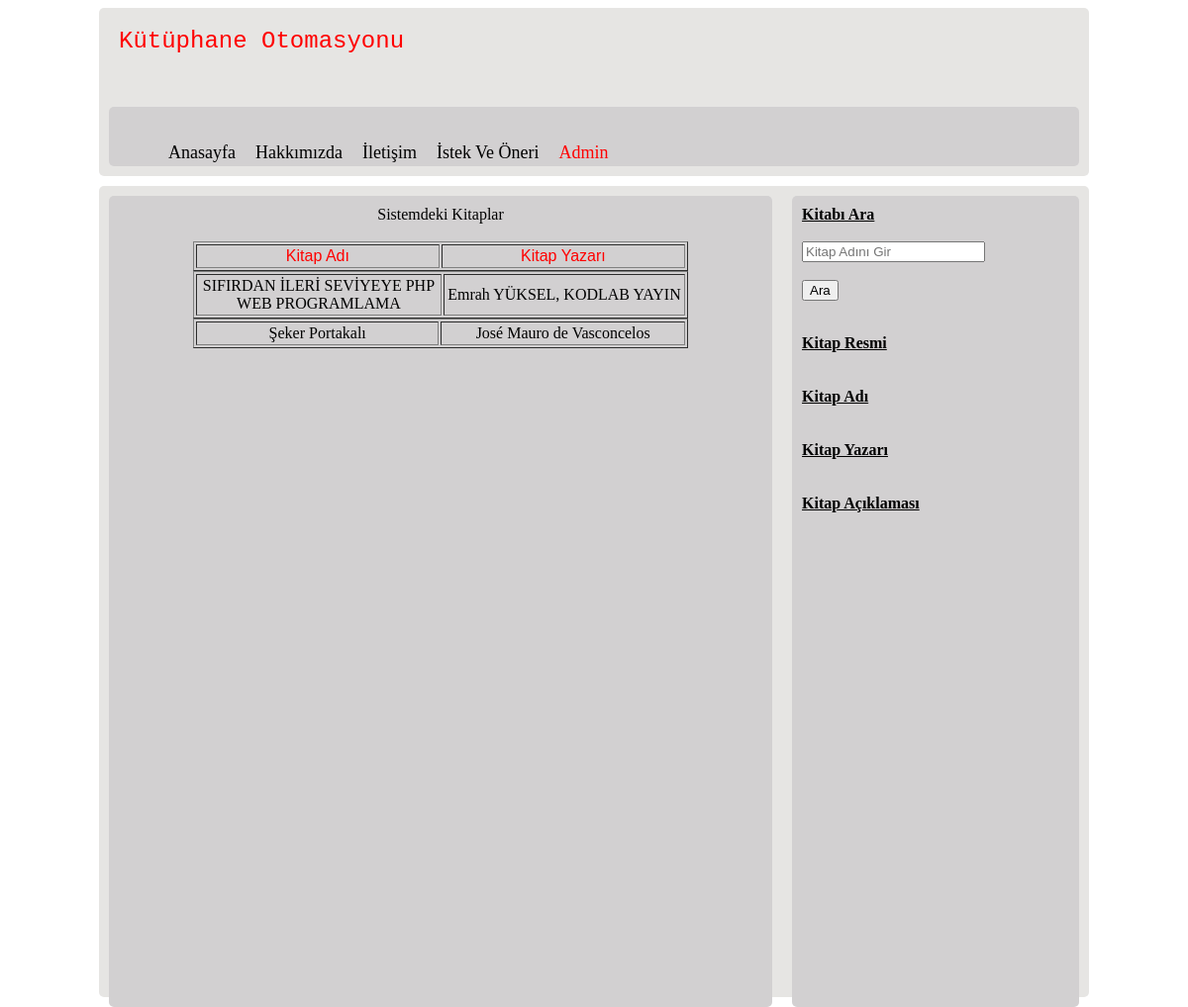
The page / on the database its author committed.
### tables this page shows
CREATE TABLE IF NOT EXISTS `kitap` (
  `kitap_id` int(10) UNSIGNED NOT NULL AUTO_INCREMENT,
  `kitap_adi` varchar(255) NOT NULL,
  `kitap_yazari` varchar(255) NOT NULL,
  `kitap_aciklama` longtext,
  `kitap_resim` text,
  `kitap_durumu` varchar(225) NOT NULL,
  PRIMARY KEY (`kitap_id`)
);

### Kütüphane Otomasyonu/searchsql.php (called while the page is built, shortened)
<?php
	include "config.php";
	$sorgusistem ="SELECT * FROM kitap";
	$sorgusistemsql=$baglanti->query($sorgusistem);
?>

### index.php (the view, shortened to what this page needs)
<?php
include "searchsql.php";
?>
<html>
<head>
	<link rel="stylesheet" type="text/css" href="css/style.css">
</head>
<body>
<div id="kapsayici">
		<div id="ust">
			<div class="logo"><a href="index.php">Kütüphane Otomasyonu</a></div>
			<div class="menu">
				<ul>
					<li><a href="index.php">Anasayfa</a></li>
					<li><a href="about.php">Hakkımızda</a></li>
					<li><a href="contact.php">İletişim</a></li>
					<li><a href="contactform.php">İstek Ve Öneri</a></li>
					<li><a href="admin/index.php" style="color: red;">Admin</a></li>
				</ul>
			</div>
		</div>
		<div id="orta">
			<div class="icerik">
				<div class="icerikindex">
				Sistemdeki Kitaplar<br><br>
				<center>
				<table width="500" cellpadding="2" border="1">
					<tr>
						<td width="250" style="color: red; font-family: sans-serif;">Kitap Adı</td>
						<td width="250" style="color:red; font-family:sans-serif;">Kitap Yazarı</td>
					</tr>
				</table>
					<?php
				if ($sorgusistemsql) {
					while ($veri = $sorgusistemsql->fetch_assoc()) {
						echo
						"<table width ='500' cellpadding='2' border='1'>".
						"<tr>".
						"<td width='250'>".$veri["kitap_adi"]."</td>"
						."<td width='250'>".$veri["kitap_yazari"]."</td>"
						."</tr>"
						."</table>";
					}
				}
				?>
				</center>
				</div>
			</div>
			<div class="yan-menu">
				<form method="post">
					<b><u>Kitabı Ara</u></b><br><br>
					<input type="search" name="aramaadi" placeholder="Kitap Adını Gir"><br><br>
					<input type="submit" name="gonder" value="Ara"><br><br>
				</form>
				<u><b>Kitap Resmi</b></u><br>
				?><br><br>
				<u><b>Kitap Adı</b></u><br>
				?><br><br>
				<u><b>Kitap Yazarı</b></u><br>
				?><br><br>
				<u><b>Kitap Açıklaması</b></u><br>
			</div>
		</div>
	</div>
</body>
</html>

### css/style.css (style rules this page uses)
#kapsayici { margin: 0 auto; width: 1000px; height: 1000; }
.logo a { color: red; font-size: 24px; text-decoration: none; font-family: Courier ; font-weight: 10; }
.menu ul li { display:block; float: left; list-style: none; font-size: 18px; padding:10px; }
.menu a { text-decoration: none; color: black; font-family: Verdana ; }
#ust { background: #E6E5E3; margin: 0 0 10px 0; padding: 10px 10px 10px 10px; height: 150px; border-radius: 5px; }
#ust .logo { padding: 10px; font-size: 24px; font-weight: bold; height: 70px; }
#ust .menu { background: #D2D0D1; padding: 10px; height: 40px; border-radius: 5px; }
#orta { background: #E6E5E3; padding: 10px; margin: 0 0 10px 0; border-radius: 5px; height: 800px; }
#orta .icerik { background: #D2D0D1; float: left; width: 650px; padding: 10px; margin: 0 10px 0 0; position: relative; border-radius: 5px; height: 800px; }
#orta .yan-menu { background: #D2D0D1; float: right; width: 270px; padding: 10px; position: relative; border-radius: 5px; height: 800px; }
.icerikindex { text-align: center; }
.icerikindex table { text-align: center; }

### rows shown on the page
kitap: kitap_adi "SIFIRDAN İLERİ SEVİYEYE PHP WEB PROGRAMLAMA", kitap_yazari "Emrah YÜKSEL, KODLAB YAYIN"
kitap: kitap_adi "Şeker Portakalı", kitap_yazari "José Mauro de Vasconcelos"
